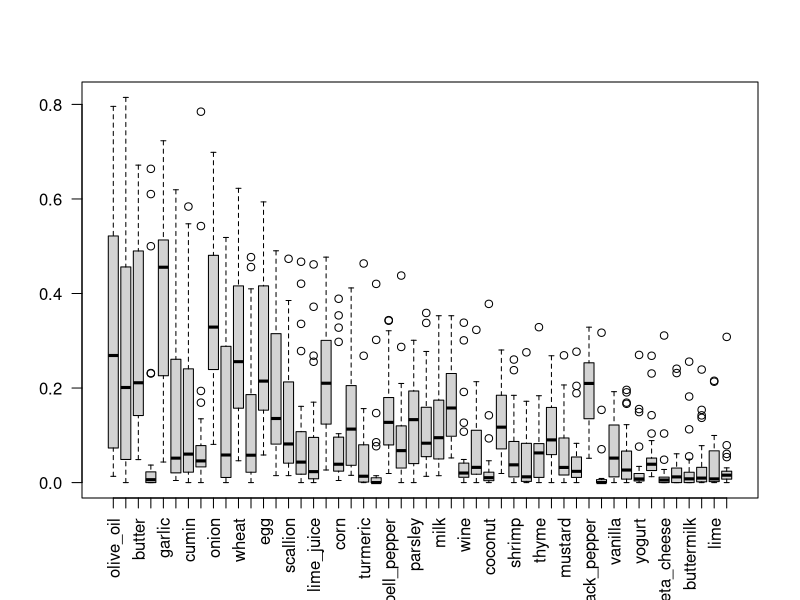
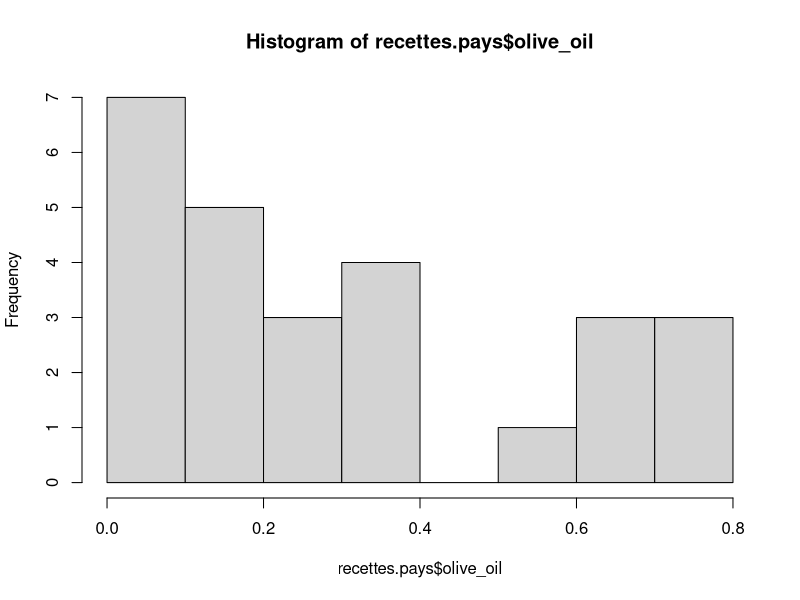
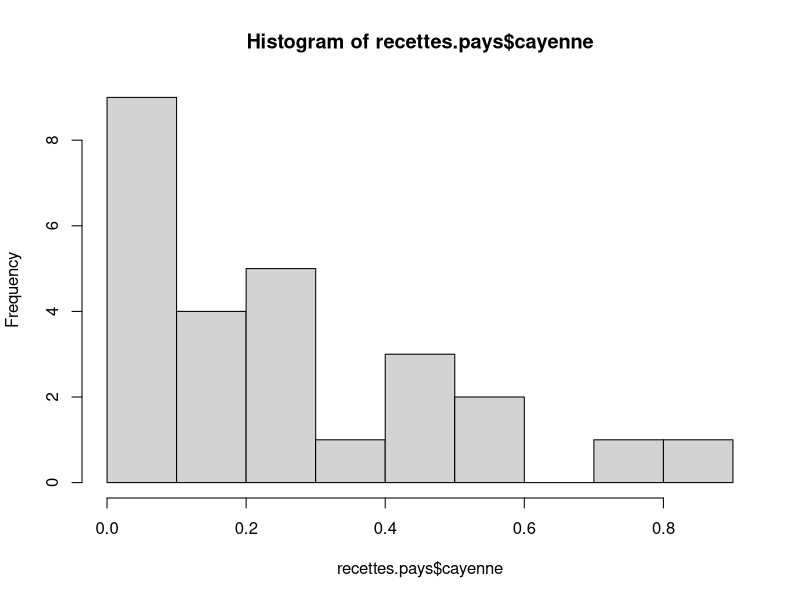
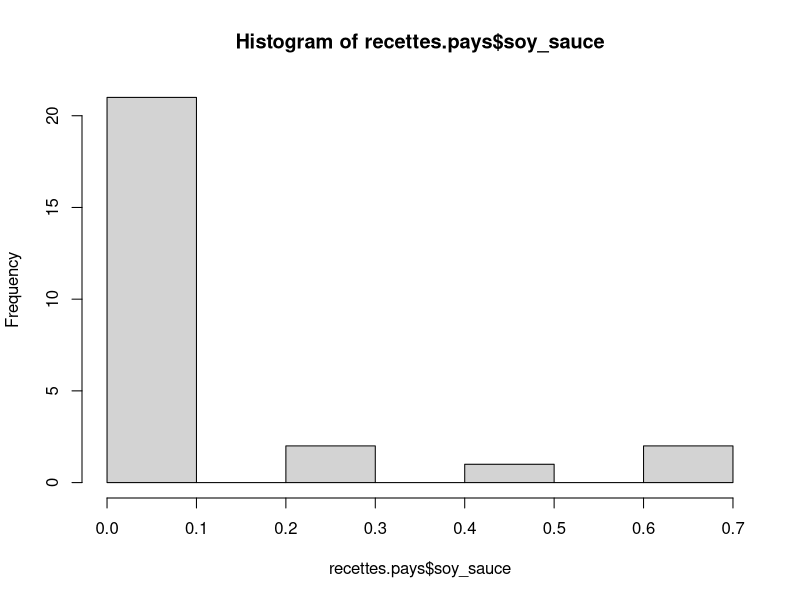
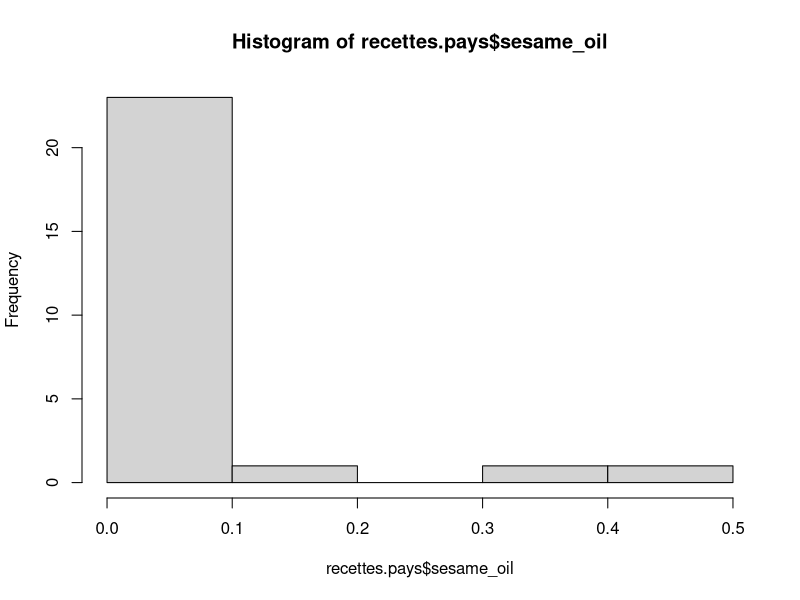
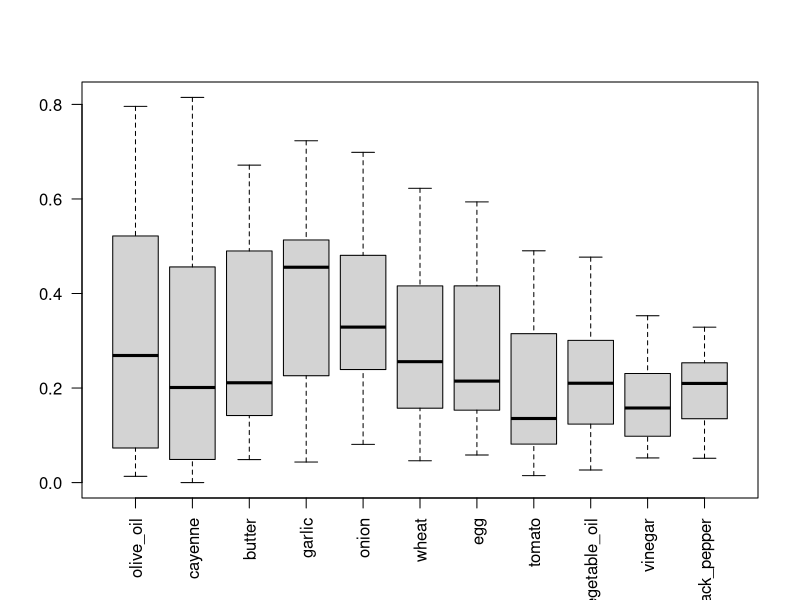
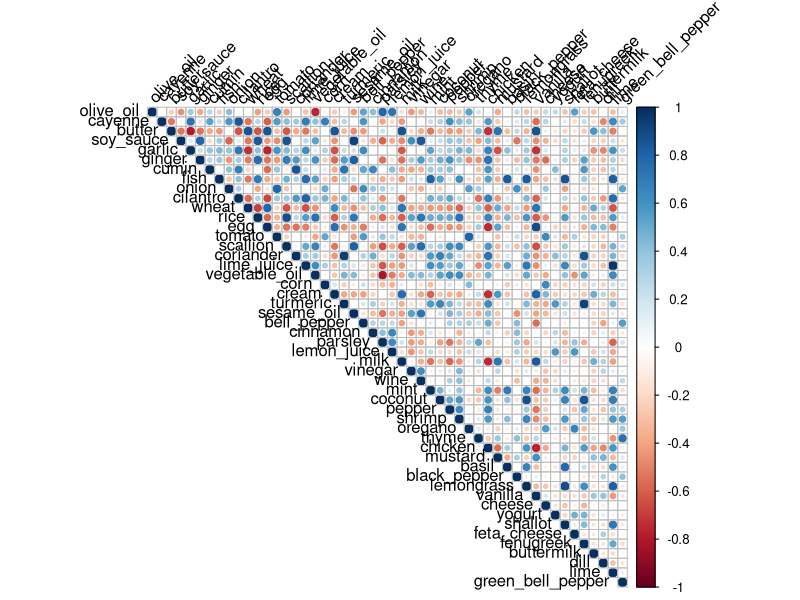
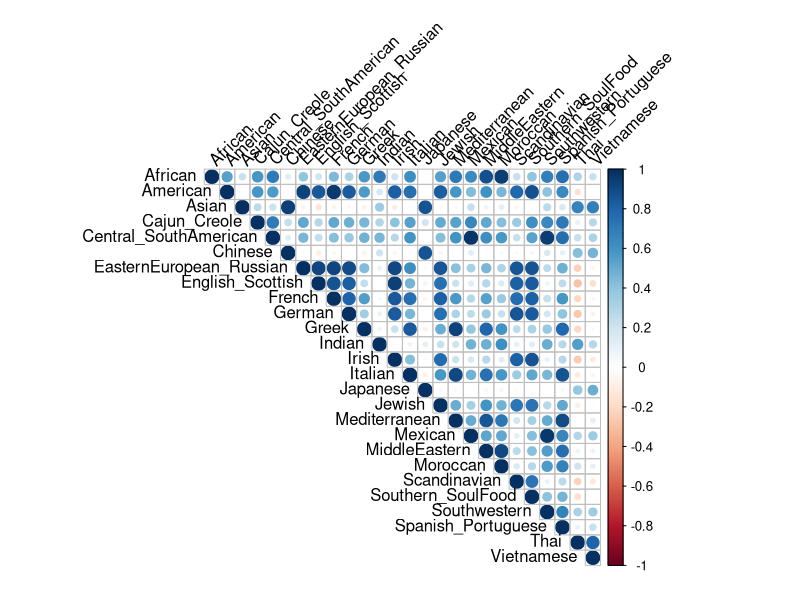

Source code (R) for these figures, in order:
# projet SY09

#### Cuisine

### charger des donnees
recettes.pays <- read.csv("donnees/recettes-pays.data", row.names = 1)
na.fail(recettes.pays)

### Question 1 exploratoire -------------------------
## boxplot
summary(recettes.pays)
boxplot(recettes.pays, las = 2)
hist(recettes.pays$olive_oil)
hist(recettes.pays$cayenne)
hist(recettes.pays$soy_sauce)
hist(recettes.pays$sesame_oil)
boxplot(recettes.pays[colMeans(recettes.pays) > 0.15], las = 2) # most used ingredients
## correlation
M <- cor(recettes.pays)    # correlation entre les ingrédients
M2 <- cor(t(recettes.pays)) # correlation entre pays
# install.packages("corrplot")
library(corrplot)
corrplot(M, type="upper", tl.col = "black", tl.srt = 45)
corrplot(M2, type="upper", tl.col = "black", tl.srt = 45)
sum <- length(cor(recettes.pays)[upper.tri(cor(recettes.pays))]) - 50 # nom total de cor entre vars
correlation <- cor(recettes.pays)[upper.tri(cor(recettes.pays))] # valeurs de cor
# parce que > 0.3 cor moyenne, > 0.5 cor forte
(length(correlation[abs(correlation) >= 0.3]) - 50 )/sum * 100 # % de cor > 0.3
(length(correlation[abs(correlation) >= 0.5]) - 50 )/sum * 100 # % de cor > 0.5
# on peut aussi utiliser chart.Correlation(recettes.pays)

### Question 2 PCA -------------------------


### Question 3 Analyse Ascendante Hiérarchique -------------------------
# Manhattan = somme|xj − yj|
dist.recettes.pays <-dist(recettes.pays, method = "manhattan")
hclust.recettes.pays <- hclust(dist.recettes.pays, method = "ward.D")
plot(hclust.recettes.pays, main = "Classification Ascendante Hiérarchique (CAH)",
     ylab="Distance calculee par le critere de Ward")

